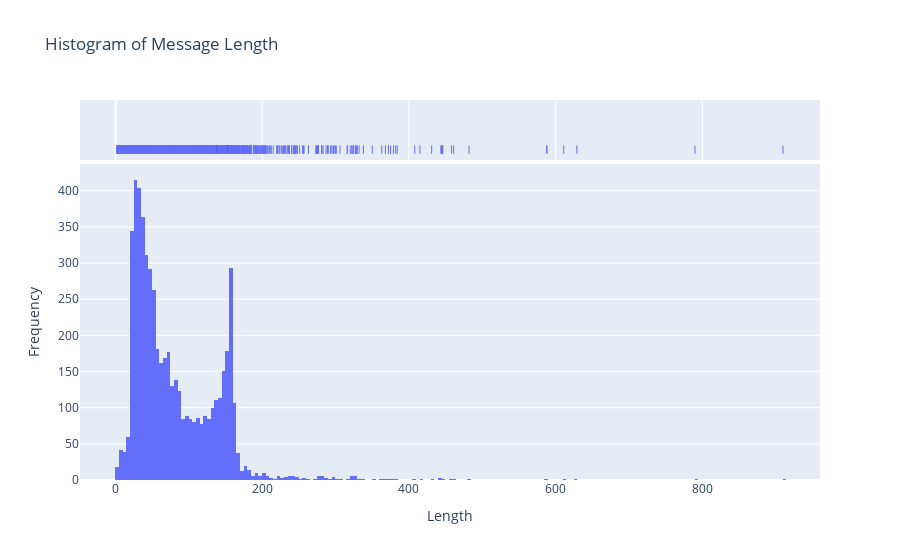

The notebook cell saved with this chart:
### Markdown cell above
- The dataset has 4825 emails (86.6%) labled as Ham while 747 (13.4%) labaled as Spam.
- "ham" is the predominant category.
- The dataset contains 5,169 unique texts.
- The most frequent text being "Sorry, I'll call later," occurring 30 times.

### Code cell
#Let's create a column to check of each text & plot a histogram to check the distirbution
data['Length']=data['Message'].apply(len)
display(data.head())

#distribution of the data
import plotly.express as px
fig = px.histogram(data, x='Length', marginal='rug',
                   title='Histogram of Message Length')
fig.update_layout(
    xaxis_title='Length',
    yaxis_title='Frequency',
    showlegend=True)

### Figure 1 — Plotly figure (JSON) as saved in the notebook; plotly's stock layout.template omitted (floating-point values rounded to 4 significant figures; data arrays with more than 128 entries replaced by an {"elided": "..."} marker saying what was removed)
{"data": [{"alignmentgroup": "True", "bingroup": "x", "hovertemplate": "Length=%{x}<br>count=%{y}<extra></extra>", "legendgroup": "", "marker": {"color": "#636efa", "pattern": {"shape": ""}}, "name": "", "offsetgroup": "", "orientation": "v", "showlegend": false, "type": "histogram", "x": {"elided": "5572 int values"}, "xaxis": "x", "yaxis": "y"}, {"alignmentgroup": "True", "boxpoints": "all", "fillcolor": "rgba(255,255,255,0)", "hoveron": "points", "hovertemplate": "Length=%{x}<extra></extra>", "jitter": 0, "legendgroup": "", "line": {"color": "rgba(255,255,255,0)"}, "marker": {"color": "#636efa", "symbol": "line-ns-open"}, "name": "", "offsetgroup": "", "showlegend": false, "type": "box", "x": {"elided": "5572 int values"}, "xaxis": "x2", "yaxis": "y2"}], "layout": {"barmode": "relative", "legend": {"tracegroupgap": 0}, "showlegend": true, "title": {"text": "Histogram of Message Length"}, "xaxis": {"anchor": "y", "domain": [0, 1], "title": {"text": "Length"}}, "xaxis2": {"anchor": "y2", "domain": [0, 1], "matches": "x", "showgrid": true, "showticklabels": false}, "yaxis": {"anchor": "x", "domain": [0, 0.8316], "title": {"text": "Frequency"}}, "yaxis2": {"anchor": "x2", "domain": [0.8416, 1], "matches": "y2", "showgrid": false, "showline": false, "showticklabels": false, "ticks": ""}}}
